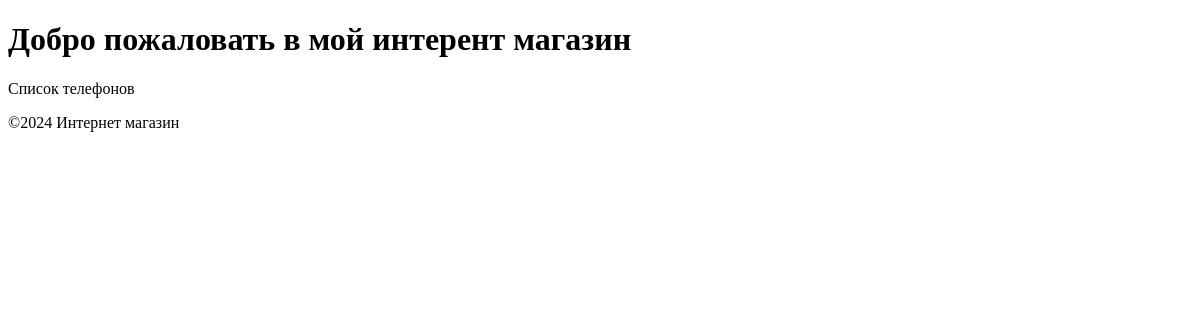
Before: /phones/ with the older database file.
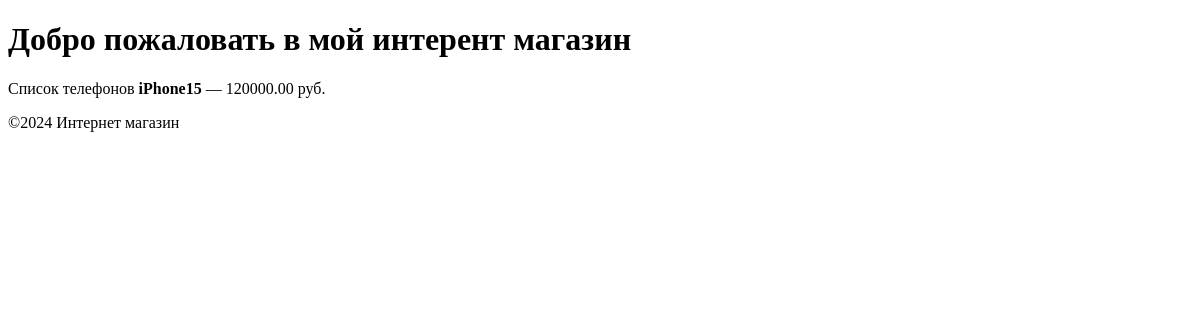
After: the same page with the newer database file.
### example1/models.py (models this page shows, shortened)
class Product(models.Model):
    name = models.CharField(max_length=100)
    descriptions = models.TextField(blank=True)
    price = models.DecimalField(max_digits=10, decimal_places=2)
    category = models.ForeignKey(Category, on_delete=models.CASCADE)
    created_at = models.DateTimeField(auto_now_add=True)

### example1/views.py (the view)
# urls.py: path('phones/', views.phones_list, name='phones_list'),
def phones_list(request):
    products = Product.objects.filter(category__name="Телефоны")
    return render(request,
                  'phones_list.html',
                  {'products': products})

### templates/catalog/phones_list.html (shortened to what this page needs)
{% extends 'base.html' %}
{% block content %}
    Список телефонов
    {% for product in products %}
        <strong>{{ product.name }}</strong> — {{ product.price }} руб.
    {% endfor %}
{% endblock %}

Changed rows visible on the page:
added Product: name "iPhone15", price "120000.00"
